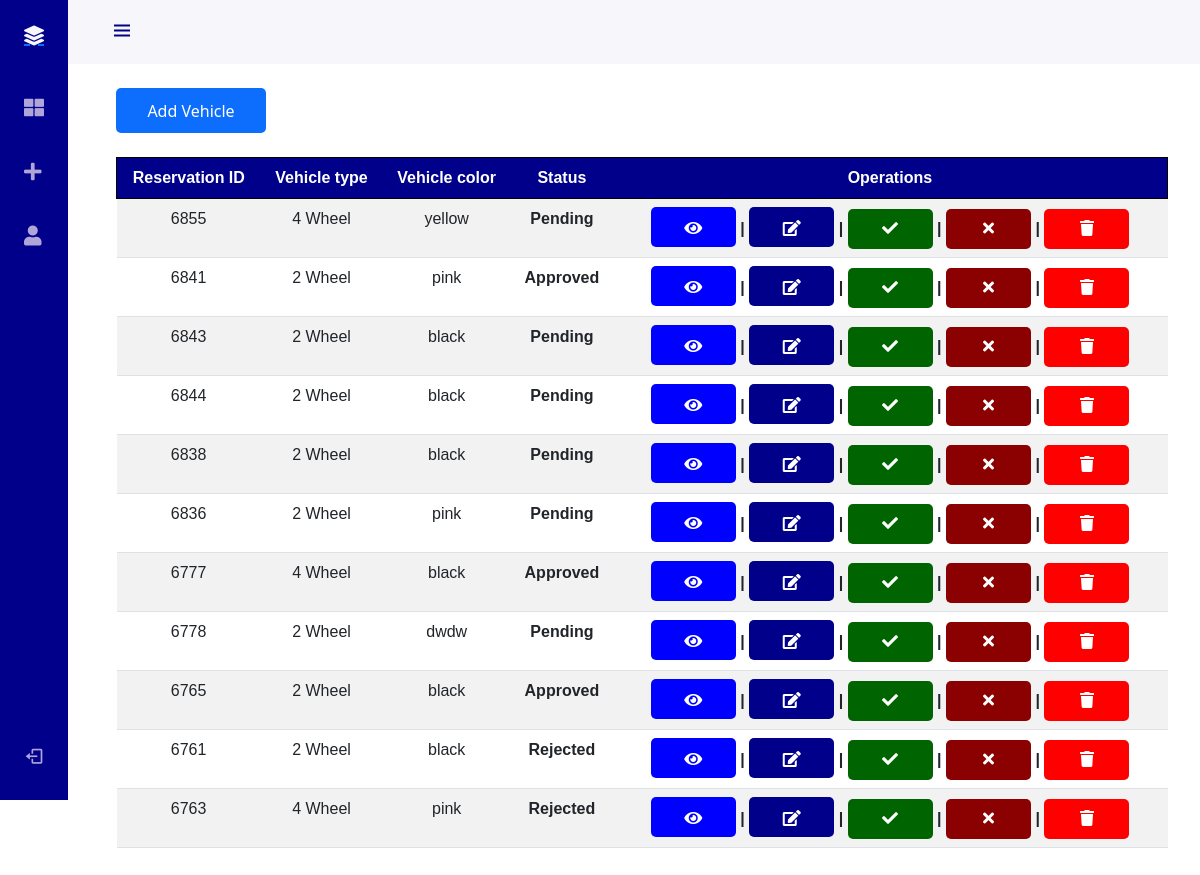
The app's page /admin.php with its own data.
### tables this page shows
CREATE TABLE `table` (
  `Reservation_id` int(11) NOT NULL,
  `Vehicle_type` varchar(25) NOT NULL,
  `Vehicle_color` varchar(25) NOT NULL,
  `Vehicle_brand` varchar(25) NOT NULL,
  `Plate_no` varchar(25) NOT NULL,
  `Date` varchar(25) NOT NULL,
  `Time` varchar(25) NOT NULL,
  `Status` varchar(25) NOT NULL,
  `Plate_image` varchar(255) NOT NULL
);

### admin.php (the view, shortened to what this page needs)
<?php
include("connections.php");
$query = "SELECT * FROM `table` ORDER BY Date DESC, Time DESC";
$result = mysqli_query($connections, $query);
?>
<!DOCTYPE html>
<html lang="en">
<head>
    <link rel="stylesheet" href="Main.css">
    <link rel="stylesheet" href="buttons.css">
    <link rel="stylesheet" href="dashboard.css">
    <link rel="stylesheet" href="sidebarr.css">
    <link rel="stylesheet" href="https://cdnjs.cloudflare.com/ajax/libs/font-awesome/5.15.4/css/all.min.css">
    <link rel="stylesheet" href="https://cdn.jsdelivr.net/npm/bootstrap@5.0.0-beta1/dist/css/bootstrap.min.css">
    <link rel="stylesheet" href="https://cdn.jsdelivr.net/npm/boxicons@latest/css/boxicons.min.css">
</head>
<body id="body-pd">
    <header class="header" id="header">
        <div class="header_toggle"> <i class='bx bx-menu' id="header-toggle"></i> </div>
    </header>
    <div class="l-navbar" id="nav-bar">
        <nav class="nav">
            <div>
            <a href="mehk.html" class="nav_logo"> <i class="fas fa-layer-group nav_logo-icon"></i> <span class="nav_logo-name">Vehicle reservation </span> </a>
<div class="nav_list">
    <a href="dashboard" class="nav_link "> <i class="fas fa-th-large nav_icon"></i> <span class="nav_name">Dashboard</span> </a>
    <a href="admin" class="nav_link"> <i class="fas fa-plus nav_icon"></i> <span class="nav_name">Add Vehicle</span> </a>
    <a href="accounts" class="nav_link "> <i class="fas fa-user nav_icon"></i> <span class="nav_name">Accounts</span> </a>
</div>
            </div>
            <a href="#" class="nav_link" onclick="logout()"> <i class='bx bx-log-out nav_icon'></i> <span class="nav_name">log out</span> </a>
        </nav>
    </div>
    <br><br>
        <div class="col">
                <div class="card-body">
                    <br>
                    <button type="button" class="add-button" data-bs-toggle="modal" data-bs-target="#addVehicleModal">
                        Add Vehicle
                    </button>
                    <?php if ($result && mysqli_num_rows($result) > 0) : ?>
                    <table class="table">
                        <tr class="tr1">
                            <th>Reservation ID</th>
                            <th>Vehicle type</th>
                            <th>Vehicle color</th>
                            <th>Status</th>
                            <th>Operations</th>
                        </tr><br><br>
                        <?php while($row = mysqli_fetch_assoc($result)) : ?>
                        <tr>
                            <td><?php echo $row['Reservation_id']; ?></td>
                            <td><?php echo $row['Vehicle_type']; ?></td>
                            <td><?php echo $row['Vehicle_color']; ?></td>
                            <td><b><?php echo $row['Status']; ?></td></b>
                            <td>
                                <a href="#" class="view-button" data-bs-toggle="modal" data-bs-target="#viewModal" data-case-id="<?php echo $row['Reservation_id']; ?>">
                                    <i class='fas fa-eye'></i>
                                </a>    <b> |</b>
                                <a href="#" class="edit-button" data-bs-toggle="modal" data-bs-target="#editModal" data-case-id="<?php echo $row['Reservation_id']; ?>">
                                    <i class="fas fa-edit"></i>
                                </a>    <b> |</b>
                                <form action="approved.php?id=<?php echo $row['Reservation_id']; ?>" method="POST" style="display: inline;">
                                    <button type="submit" class="approve-button" style="border: none; padding: 0;">
                                        <i class="fas fa-check"></i>
                                    </button>
                                   <b> |</b>
                                </form>
                                <form action="rejected.php?id=<?php echo $row['Reservation_id']; ?>" method="POST" style="display: inline;">
                                    <button type="submit" class="reject-button" style="border: none;  padding: 0;">
                                        <i class="fas fa-times"></i>
                                    </button>
                                    <b> |</b>
                                </form>
                                <form action="delete.php?id=<?php echo $row['Reservation_id']; ?>" method="POST" style="display: inline;">
                                    <button type="submit" class="delete-button" style="border: none; padding: 0;">
                                        <i class="fas fa-trash"></i>
                                    </button>
                                </form>
                                </div>
                            </td>
                        </tr>
                        <?php endwhile; ?>
                    <?php else : ?>
                    <p>No records found</p>
                    <?php endif; ?>
</body>
</html>

### Main.css (style rules this page uses)
body { font-family: Arial, sans-serif; margin: 0; padding: 0; display: flex; min-height: 100vh; flex-direction: column; background-color: f8f9fa; }
header { position: relative; color: white; text-align: center; padding: 15px; }
table { width: 90%; border-collapse: collapse; margin: 0 auto; text-align: center; justify-content: center; height: 50px; font-family: Arial, Helvetica, sans-serif; animation: fadeIn 0.9s ease forwards; }
th, td { border: 1px solid #ddd; padding: 8px; }
tr:nth-child(even) { background-color: #f2f2f2; }
.tr1 { background-color: darkblue; color: white; border: 1px solid #000; padding: 15px; text-align: center; width: 150px; }
button { padding: 10px 20px; width: 200px; height: 50px; background-color: #020c66; color: #fff; border: none; border-radius: 5px; cursor: pointer; margin: 5px; font-size: medium; font-family: arial, sans-serif; }

### buttons.css (style rules this page uses)
.approve-button { background-color: darkgreen; height: 40px; width: 85px; padding: 10px; border-radius: 5px; color: white; display: inline-block; }
.reject-button { background-color: darkred; height: 40px; width: 85px; padding: 10px; border-radius: 5px; color: white; display: inline-block; }
.delete-button { background-color: red; height: 40px; width: 85px; padding: 10px; border-radius: 5px; color: white; display: inline-block; }
.view-button { background-color: blue; height: 40px; width: 85px; padding: 10px; border-radius: 5px; color: white; display: inline-block; }
.edit-button { background-color: darkblue; height: 40px; width: 85px; padding: 10px; border-radius: 5px; color: white; display: inline-block; }
.add-button { background-color: #0d6efd; height: 45px; width: 150px; padding: 10px; border-radius: 5px; color: white; justify-content: center; border-color: #0d6efd; border: none; }

### sidebarr.css (style rules this page uses)
:root { --header-height: 3rem; --nav-width: 68px; --first-color: darkblue; --first-color-light: #AFA5D9; --white-color: #F7F6FB; --body-font: 'Nunito', sans-serif; --normal-font-size: 1rem; --z-fixed: 100; }
body { position: relative; margin: var(--header-height) 0 0 0; padding: 0 1rem; font-family: var(--body-font); font-size: var(--normal-font-size); transition: .5s; }
a { text-decoration: none; }
.header { width: 100%; height: var(--header-height); position: fixed; top: 0; left: 0; display: flex; align-items: center; justify-content: space-between; padding: 0 1rem; background-color: var(--white-color); z-index: var(--z-fixed); transition: .5s; }
.header_toggle { color: var(--first-color); font-size: 1.5rem; cursor: pointer; margin-left: 10px; }
.l-navbar { position: fixed; top: 0; left: -30%; width: var(--nav-width); height: 100vh; background-color: var(--first-color); padding: .5rem 1rem 0 0; transition: .5s; z-index: var(--z-fixed); }
.nav { height: 100%; display: flex; flex-direction: column; justify-content: space-between; overflow: hidden; }
.nav_logo, .nav_link { display: grid; grid-template-columns: max-content max-content; align-items: center; column-gap: 1rem; padding: .5rem 0 .5rem 1.5rem; }
.nav_logo { margin-bottom: 2rem; }
.nav_logo-icon { font-size: 1.25rem; color: var(--white-color); }
.nav_link { position: relative; color: var(--first-color-light); margin-bottom: 1.5rem; transition: .3s; text-decoration: none; }
.nav_icon { font-size: 1.25rem; }
@media screen and (min-width: 768px) { body { margin: calc(var(--header-height) + 1rem) 0 0 0; padding-left: calc(var(--nav-width) + 2rem); } }
@media screen and (min-width: 768px) { .header { height: calc(var(--header-height) + 1rem); padding: 0 2rem 0 calc(var(--nav-width) + 2rem); } }
@media screen and (min-width: 768px) { .l-navbar { left: 0; padding: 1rem 1rem 0 0; } }

### records on screen
table: Reservation_id "6855", Vehicle_type "4 Wheel", Vehicle_color "yellow", Status "Pending"
table: Reservation_id "6841", Vehicle_type "2 Wheel", Vehicle_color "pink", Status "Approved"
table: Reservation_id "6843", Vehicle_type "2 Wheel", Vehicle_color "black", Status "Pending"
table: Reservation_id "6844", Vehicle_type "2 Wheel", Vehicle_color "black", Status "Pending"
table: Reservation_id "6838", Vehicle_type "2 Wheel", Vehicle_color "black", Status "Pending"
table: Reservation_id "6836", Vehicle_type "2 Wheel", Vehicle_color "pink", Status "Pending"
table: Reservation_id "6777", Vehicle_type "4 Wheel", Vehicle_color "black", Status "Approved"
table: Reservation_id "6778", Vehicle_type "2 Wheel", Vehicle_color "dwdw", Status "Pending"
table: Reservation_id "6765", Vehicle_type "2 Wheel", Vehicle_color "black", Status "Approved"
table: Reservation_id "6761", Vehicle_type "2 Wheel", Vehicle_color "black", Status "Rejected"
table: Reservation_id "6763", Vehicle_type "4 Wheel", Vehicle_color "pink", Status "Rejected"
